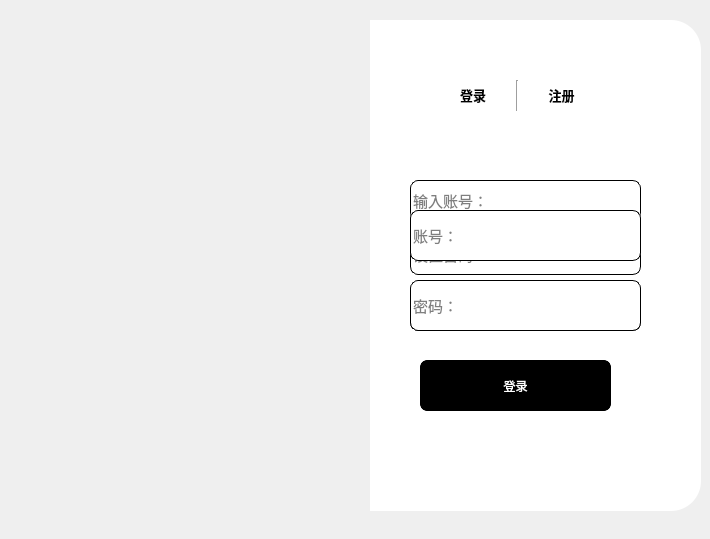
<?xml version="1.0" encoding="UTF-8"?>
<ui version="4.0">
 <class>LoginWindow</class>
 <widget class="QMainWindow" name="LoginWindow">
  <property name="geometry">
   <rect>
    <x>0</x>
    <y>0</y>
    <width>710</width>
    <height>539</height>
   </rect>
  </property>
  <property name="windowTitle">
   <string>MainWindow</string>
  </property>
  <widget class="QWidget" name="centralwidget">
   <widget class="QLabel" name="label_2">
    <property name="geometry">
     <rect>
      <x>370</x>
      <y>20</y>
      <width>331</width>
      <height>491</height>
     </rect>
    </property>
    <property name="styleSheet">
     <string notr="true">background-color: rgb(255, 255, 255);
border-top-right-radius:30px;
border-bottom-right-radius:30px;</string>
    </property>
    <property name="text">
     <string/>
    </property>
   </widget>
   <widget class="QWidget" name="widget" native="true">
    <property name="geometry">
     <rect>
      <x>430</x>
      <y>80</y>
      <width>174</width>
      <height>41</height>
     </rect>
    </property>
    <layout class="QHBoxLayout" name="horizontalLayout">
     <property name="spacing">
      <number>0</number>
     </property>
     <property name="bottomMargin">
      <number>10</number>
     </property>
     <item>
      <widget class="QPushButton" name="pushButton">
       <property name="font">
        <font>
         <pointsize>10</pointsize>
         <weight>75</weight>
         <bold>true</bold>
        </font>
       </property>
       <property name="styleSheet">
        <string notr="true">#pushButton{
	border:none;
}
#pushButton:focus{
	color:rgb(186,186,186);
}</string>
       </property>
       <property name="text">
        <string>登录</string>
       </property>
      </widget>
     </item>
     <item>
      <widget class="Line" name="line">
       <property name="orientation">
        <enum>Qt::Vertical</enum>
       </property>
      </widget>
     </item>
     <item>
      <widget class="QPushButton" name="pushButton_2">
       <property name="font">
        <font>
         <pointsize>10</pointsize>
         <weight>75</weight>
         <bold>true</bold>
        </font>
       </property>
       <property name="styleSheet">
        <string notr="true">#pushButton_2{
	border:none;
}
#pushButton_2:focus{
	color:rgb(186,186,186);
}</string>
       </property>
       <property name="text">
        <string>注册</string>
       </property>
      </widget>
     </item>
    </layout>
   </widget>
   <widget class="QPushButton" name="pushButton_4">
    <property name="geometry">
     <rect>
      <x>650</x>
      <y>40</y>
      <width>21</width>
      <height>21</height>
     </rect>
    </property>
    <property name="styleSheet">
     <string notr="true">border:none;</string>
    </property>
    <property name="text">
     <string/>
    </property>
    <property name="icon">
     <iconset resource="resource.qrc">
      <normaloff>:/icons/plant/icons/close.png</normaloff>:/icons/plant/icons/close.png</iconset>
    </property>
   </widget>
   <widget class="QWidget" name="widget_3" native="true">
    <property name="geometry">
     <rect>
      <x>350</x>
      <y>100</y>
      <width>341</width>
      <height>361</height>
     </rect>
    </property>
    <widget class="QLineEdit" name="lineEdit_3">
     <property name="geometry">
      <rect>
       <x>60</x>
       <y>80</y>
       <width>231</width>
       <height>41</height>
      </rect>
     </property>
     <property name="font">
      <font>
       <pointsize>11</pointsize>
      </font>
     </property>
     <property name="styleSheet">
      <string notr="true">border:1px solid rgb(0,0,0);
border-radius:8px;</string>
     </property>
     <property name="placeholderText">
      <string>输入账号：</string>
     </property>
    </widget>
    <widget class="QLineEdit" name="lineEdit_4">
     <property name="geometry">
      <rect>
       <x>60</x>
       <y>134</y>
       <width>231</width>
       <height>41</height>
      </rect>
     </property>
     <property name="font">
      <font>
       <pointsize>11</pointsize>
      </font>
     </property>
     <property name="styleSheet">
      <string notr="true">border:1px solid rgb(0,0,0);
border-radius:8px;</string>
     </property>
     <property name="placeholderText">
      <string>设置密码：</string>
     </property>
    </widget>
    <widget class="QLineEdit" name="lineEdit_5">
     <property name="geometry">
      <rect>
       <x>60</x>
       <y>190</y>
       <width>231</width>
       <height>41</height>
      </rect>
     </property>
     <property name="font">
      <font>
       <pointsize>11</pointsize>
      </font>
     </property>
     <property name="styleSheet">
      <string notr="true">border:1px solid rgb(0,0,0);
border-radius:8px;</string>
     </property>
     <property name="placeholderText">
      <string>确认密码：</string>
     </property>
    </widget>
    <widget class="QPushButton" name="pushButton_5">
     <property name="geometry">
      <rect>
       <x>70</x>
       <y>260</y>
       <width>191</width>
       <height>51</height>
      </rect>
     </property>
     <property name="styleSheet">
      <string notr="true">#pushButton_5{
	background-color:rgb(0,0,0);
	color:rgb(255,255,255);
	border:3px solid rgb(0,0,0);
	border-radius:8px;
}
#pushButton_5:hover{
	background-color: rgb(255, 255, 255);
	color: rgb(0, 0, 0);
}
#pushButton_5:pressed{
	padding-top:5px;
	padding-left:5px;
}</string>
     </property>
     <property name="text">
      <string>登录</string>
     </property>
    </widget>
   </widget>
   <widget class="QWidget" name="widget_2" native="true">
    <property name="geometry">
     <rect>
      <x>390</x>
      <y>180</y>
      <width>271</width>
      <height>251</height>
     </rect>
    </property>
    <widget class="QLineEdit" name="lineEdit_2">
     <property name="geometry">
      <rect>
       <x>20</x>
       <y>100</y>
       <width>231</width>
       <height>51</height>
      </rect>
     </property>
     <property name="font">
      <font>
       <pointsize>11</pointsize>
      </font>
     </property>
     <property name="styleSheet">
      <string notr="true">border:1px solid rgb(0,0,0);
border-radius:8px;</string>
     </property>
     <property name="placeholderText">
      <string>密码：</string>
     </property>
    </widget>
    <widget class="QPushButton" name="pushButton_3">
     <property name="geometry">
      <rect>
       <x>30</x>
       <y>180</y>
       <width>191</width>
       <height>51</height>
      </rect>
     </property>
     <property name="styleSheet">
      <string notr="true">#pushButton_3{
	background-color:rgb(0,0,0);
	color:rgb(255,255,255);
	border:3px solid rgb(0,0,0);
	border-radius:8px;
}
#pushButton_3:hover{
	background-color: rgb(255, 255, 255);
	color: rgb(0, 0, 0);
}
#pushButton_3:pressed{
	padding-top:5px;
	padding-left:5px;
}</string>
     </property>
     <property name="text">
      <string>登录</string>
     </property>
    </widget>
    <widget class="QLineEdit" name="lineEdit">
     <property name="geometry">
      <rect>
       <x>20</x>
       <y>30</y>
       <width>231</width>
       <height>51</height>
      </rect>
     </property>
     <property name="font">
      <font>
       <pointsize>11</pointsize>
      </font>
     </property>
     <property name="styleSheet">
      <string notr="true">border:1px solid rgb(0,0,0);
border-radius:8px;</string>
     </property>
     <property name="placeholderText">
      <string>账号：</string>
     </property>
    </widget>
   </widget>
   <widget class="QPushButton" name="pushButton_6">
    <property name="geometry">
     <rect>
      <x>614</x>
      <y>40</y>
      <width>21</width>
      <height>20</height>
     </rect>
    </property>
    <property name="styleSheet">
     <string notr="true">border:none;</string>
    </property>
    <property name="text">
     <string/>
    </property>
    <property name="icon">
     <iconset>
      <normaloff>plant/icons/minus.png</normaloff>plant/icons/minus.png</iconset>
    </property>
   </widget>
   <widget class="QLabel" name="label">
    <property name="enabled">
     <bool>true</bool>
    </property>
    <property name="geometry">
     <rect>
      <x>20</x>
      <y>20</y>
      <width>351</width>
      <height>491</height>
     </rect>
    </property>
    <property name="styleSheet">
     <string notr="true">border-image: url(:/images/plant/images/VCG41N1306325737.jpg);
border-top-left-radius:30px;
border-bottom-left-radius:30px;</string>
    </property>
    <property name="text">
     <string/>
    </property>
   </widget>
  </widget>
 </widget>
 <resources>
  <include location="resource.qrc"/>
 </resources>
 <connections>
  <connection>
   <sender>pushButton_4</sender>
   <signal>clicked()</signal>
   <receiver>LoginWindow</receiver>
   <slot>close()</slot>
   <hints>
    <hint type="sourcelabel">
     <x>660</x>
     <y>47</y>
    </hint>
    <hint type="destinationlabel">
     <x>705</x>
     <y>34</y>
    </hint>
   </hints>
  </connection>
  <connection>
   <sender>pushButton_6</sender>
   <signal>clicked()</signal>
   <receiver>LoginWindow</receiver>
   <slot>showMinimized()</slot>
   <hints>
    <hint type="sourcelabel">
     <x>623</x>
     <y>48</y>
    </hint>
    <hint type="destinationlabel">
     <x>753</x>
     <y>78</y>
    </hint>
   </hints>
  </connection>
 </connections>
</ui>
